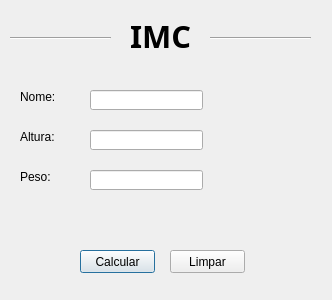
<?xml version="1.0" encoding="UTF-8"?>
<ui version="4.0">
 <class>dialog</class>
 <widget class="QDialog" name="dialog">
  <property name="geometry">
   <rect>
    <x>0</x>
    <y>0</y>
    <width>332</width>
    <height>300</height>
   </rect>
  </property>
  <property name="windowTitle">
   <string>IMC</string>
  </property>
  <widget class="QLabel" name="label">
   <property name="geometry">
    <rect>
     <x>20</x>
     <y>90</y>
     <width>47</width>
     <height>13</height>
    </rect>
   </property>
   <property name="text">
    <string>Nome:</string>
   </property>
  </widget>
  <widget class="QLabel" name="label_2">
   <property name="geometry">
    <rect>
     <x>20</x>
     <y>130</y>
     <width>47</width>
     <height>13</height>
    </rect>
   </property>
   <property name="text">
    <string>Altura:</string>
   </property>
  </widget>
  <widget class="QLabel" name="label_3">
   <property name="geometry">
    <rect>
     <x>20</x>
     <y>170</y>
     <width>47</width>
     <height>13</height>
    </rect>
   </property>
   <property name="text">
    <string>Peso:</string>
   </property>
  </widget>
  <widget class="QPushButton" name="pushButton">
   <property name="geometry">
    <rect>
     <x>80</x>
     <y>250</y>
     <width>75</width>
     <height>23</height>
    </rect>
   </property>
   <property name="text">
    <string>Calcular</string>
   </property>
  </widget>
  <widget class="QLineEdit" name="lineEdit">
   <property name="geometry">
    <rect>
     <x>90</x>
     <y>90</y>
     <width>113</width>
     <height>20</height>
    </rect>
   </property>
  </widget>
  <widget class="QLineEdit" name="lineEdit_2">
   <property name="geometry">
    <rect>
     <x>90</x>
     <y>130</y>
     <width>113</width>
     <height>20</height>
    </rect>
   </property>
  </widget>
  <widget class="QLineEdit" name="lineEdit_3">
   <property name="geometry">
    <rect>
     <x>90</x>
     <y>170</y>
     <width>113</width>
     <height>20</height>
    </rect>
   </property>
  </widget>
  <widget class="QLabel" name="label_4">
   <property name="geometry">
    <rect>
     <x>130</x>
     <y>20</y>
     <width>71</width>
     <height>31</height>
    </rect>
   </property>
   <property name="font">
    <font>
     <family>Arial Black</family>
     <pointsize>23</pointsize>
     <weight>75</weight>
     <bold>true</bold>
    </font>
   </property>
   <property name="text">
    <string>IMC</string>
   </property>
  </widget>
  <widget class="Line" name="line">
   <property name="geometry">
    <rect>
     <x>10</x>
     <y>30</y>
     <width>101</width>
     <height>16</height>
    </rect>
   </property>
   <property name="orientation">
    <enum>Qt::Horizontal</enum>
   </property>
  </widget>
  <widget class="Line" name="line_2">
   <property name="geometry">
    <rect>
     <x>210</x>
     <y>30</y>
     <width>101</width>
     <height>16</height>
    </rect>
   </property>
   <property name="orientation">
    <enum>Qt::Horizontal</enum>
   </property>
  </widget>
  <widget class="QPushButton" name="pushButton_2">
   <property name="geometry">
    <rect>
     <x>170</x>
     <y>250</y>
     <width>75</width>
     <height>23</height>
    </rect>
   </property>
   <property name="text">
    <string>Limpar</string>
   </property>
  </widget>
 </widget>
 <resources/>
 <connections/>
</ui>
